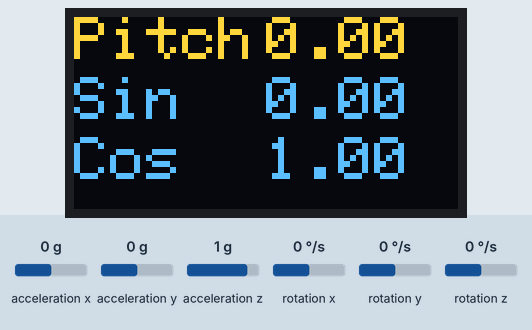
Simulated run of this sketch. Board: Arduino Uno, built with avr-gcc and run on an emulated ATmega328P. Parts: 128×64 one-colour display. Inputs (shaded band) come from the test bench; at power-on: acceleration y 0 g, acceleration x 0 g, acceleration z 1 g, rotation x 0 °/s, rotation y 0 °/s, rotation z 0 °/s. The OLED is the two-colour kind (top 16 rows yellow).

Above: at 6.2 s.
6.3 s: acceleration y set to -1.4 g
At 7.1 s:
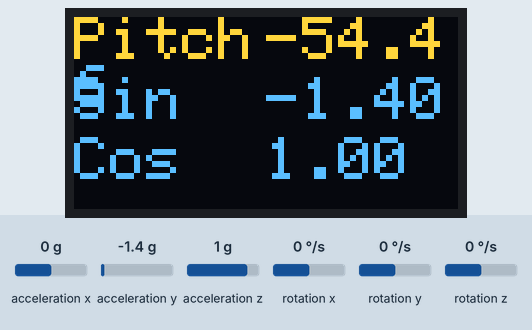
8.1 s: acceleration x set to -1.4 g
At 9.3 s:
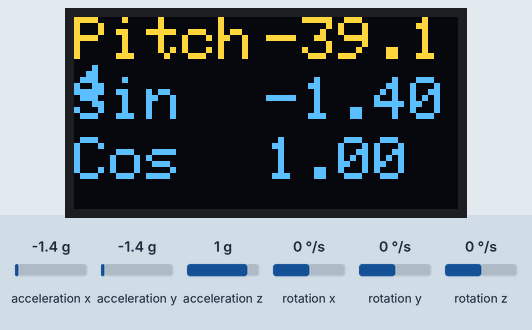
9.7 s: acceleration z set to -1.4 g
At 10.3 s:
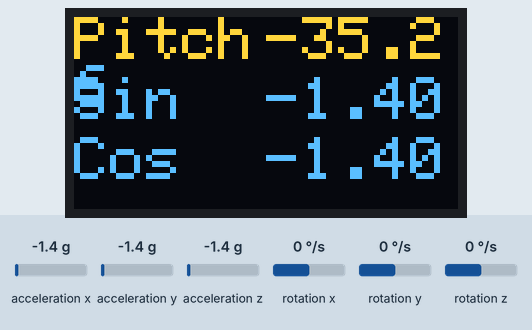
11.3 s: acceleration x set to -0.8 g
At 12.5 s:
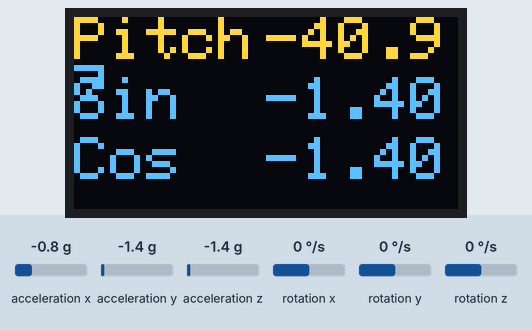
Timing chart, 0 to 13.9 s (numbered marks = the images above; inputs shaded):
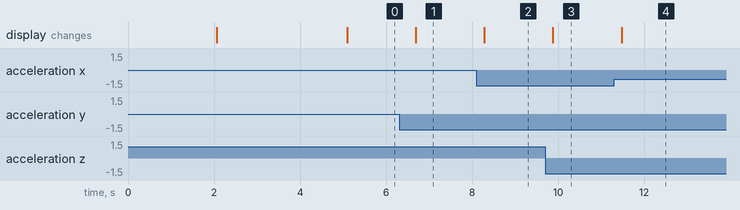

The sketch:

GetAllGyroDataOLEDtrig.ino
```cpp
#include <MPU6050_tockn.h>
#include <Wire.h>
#include <Adafruit_GFX.h>
#include <Adafruit_SSD1306.h>

#define SCREEN_WIDTH 128 // OLED display width,  in pixels
#define SCREEN_HEIGHT 64 // OLED display height, in pixels

// declare an SSD1306 display object connected to I2C
Adafruit_SSD1306 oled(SCREEN_WIDTH, SCREEN_HEIGHT, &Wire, -1);


MPU6050 mpu6050(Wire);

long timer = 0;

void setup() {
  Serial.begin(9600);
  Wire.begin();


  // initialize OLED display with address 0x3C for 128x64
  if (!oled.begin(SSD1306_SWITCHCAPVCC, 0x3C)) {
    Serial.println(F("SSD1306 allocation failed"));
    while (true);
  }

  delay(2000);         // wait for initializing
  oled.clearDisplay(); // clear display

  oled.setTextSize(2);          // text size
  oled.setTextColor(WHITE);     // text color
  oled.setCursor(0, 0);        // position to display
  oled.println("Pls WAIT"); // text to display
  oled.setTextSize(1);          // text size
  oled.setCursor(0, 20);        // position to display
  oled.println("Hola Mundo!"); // text to display
  oled.setCursor(0, 30);        // position to display
  oled.println("Dia duit ar domhan!"); // text to display
  oled.setCursor(0, 40);        // position to display
  oled.println("Hola kilo!"); // text to display
  oled.setCursor(0, 50);        // position to display
  oled.println("Hello Trig!"); // text to display
  oled.display();               // show on OLED

  mpu6050.begin();
  mpu6050.calcGyroOffsets(true);
}

void loop() {

  mpu6050.update();

  if(millis() - timer > 500){
    oled.clearDisplay(); // clear display
    oled.setTextSize(2);          // text size
    oled.setTextColor(WHITE);     // text color

    oled.setCursor(0, 0);        // position to display
    oled.println("Pitch"); // text to display
    oled.setCursor(64, 0);        // position to display
    oled.println(mpu6050.getAngleX()); // text to display


    oled.setCursor(0, 20);        // position to display
    oled.println("Sin"); // text to display
    oled.setCursor(64, 20);        // position to display
    oled.println(mpu6050.getAccY()); // text to display

    oled.setCursor(0, 40);        // position to display
    oled.println("Cos"); // text to display
    oled.setCursor(64, 40);        // position to display
    oled.println(mpu6050.getAccZ()); // text to display

    oled.display();               // show on OLED
    timer = millis();
  }

}
```

Measured:
- after the input at 6.3 s, the display: changes after 0.39 s (image 1)
- after the input at 8.1 s, the display: changes after 0.18 s (image 2)
- after the input at 9.7 s, the display: changes after 0.18 s (image 3)
- after the input at 11.3 s, the display: changes after 0.17 s (image 4)
